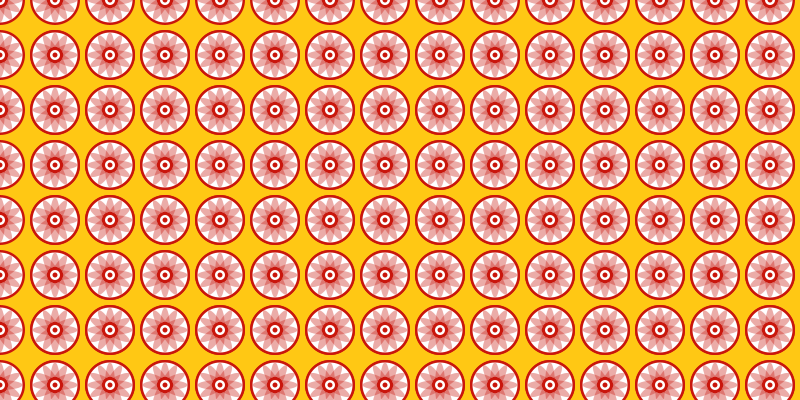
Frame 1 (no input)
Frame 2 (the mouse pressed at the canvas centre, redrawn once): identical to frame 1, image omitted

The Processing sketch that drew this single still picture (run headless with seeded random() and noise(); the mouse was pressed at the canvas centre and the sketch redrawn once):

// Processing sketch: processing_24324
// ── processing_24324.pde

//import processing.pdf.*;

///////////////////////////////////////////////
/// Written by Jason Wang, 19th MAR 2011 ///
///////////////////////////////////////////////


int patternSeperationX = 55;
int patternSeperationY = 55;


void setup(){
  size(800,400);
  //beginRecord(PDF, "project142_pattern.pdf");
  background(255,200,20);
  smooth();
  noStroke();
   //stroke(0);
 noLoop();
  
  
  for(int i = 0; i < width/patternSeperationX+1; i++){
      for(int j = 0; j < height/patternSeperationY+1; j++){
        pushMatrix();
        translate(i*patternSeperationX, j*patternSeperationY);
        yourFunction();
        popMatrix();
      }
  }
  
}


void draw()
{
  

    
  
//endRecord(); 





  
}


void yourFunction(){
  
fill(201,22,12); 
ellipse(0, 0, 50, 50);
fill(255);
ellipse(0, 0, 45, 45);

for(int b=0;b<12;b++){
pushMatrix();  
translate(0, 0);
fill(201,22,12,50);
rotate(radians(b*30));
ellipse(0, 0, 10, 45);
popMatrix();

fill(201,22,12); 
ellipse(0, 0, 15, 15);
fill(255); 
ellipse(0, 0, 10, 10);
fill(201,22,12); 
ellipse(0, 0, 5, 5);
}


fill(201,22,12); 
ellipse(55, 55, 50, 50);
fill(255);
ellipse(55, 55,45, 45);
  
for(int a=0;a<12;a++){
pushMatrix();  
translate(55, 55);
fill(201,22,12,50);
rotate(radians(a*30));
ellipse(0, 0,  10, 45);
popMatrix();

fill(201,22,12); 
ellipse(55, 55, 15, 15);
fill(255); 
ellipse(55, 55, 10, 10);
fill(201,22,12); 
ellipse(55, 55, 5, 5);




}




  
  
}
